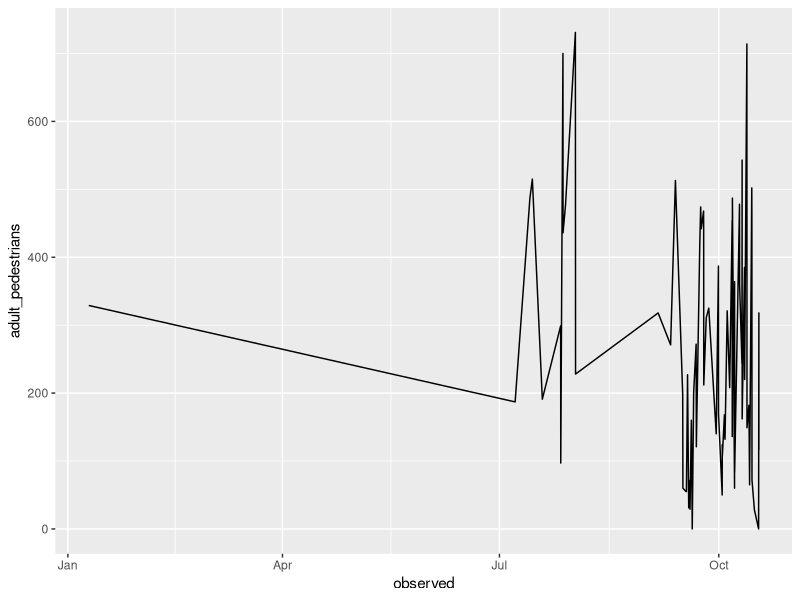
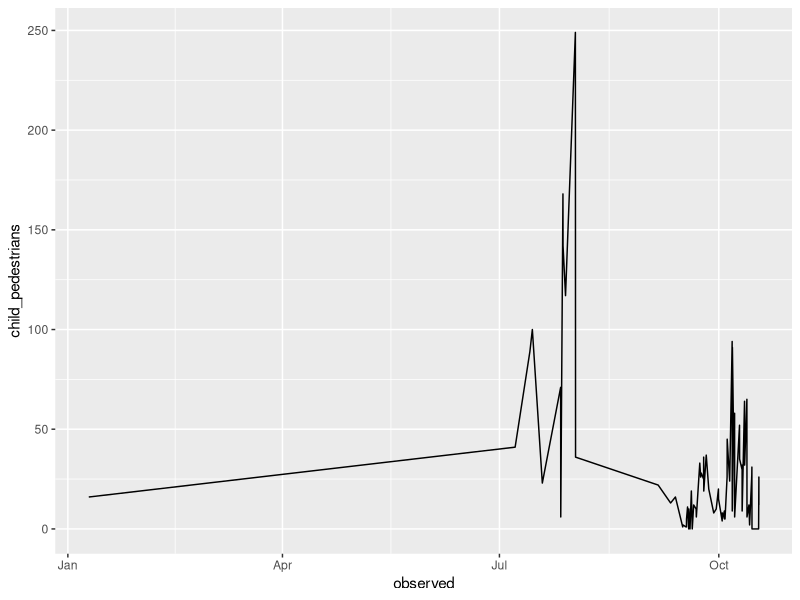
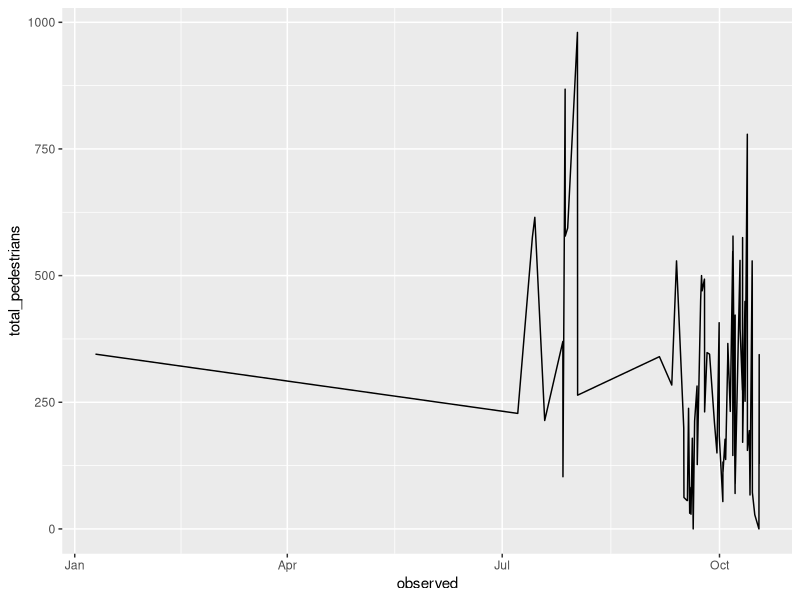

The R script that drew these images, in order:
## ---- chunk 1
# install.packages("tidyverse")
library(tidyverse)
library(readr)
## ---- chunk 2
bar_24_raw <- read_csv("data/sand_bar_to_bar_island_usage_survey-2024-04-17_08.05.40.csv")

## ---- chunk 3
bar_24 <- bar_24_raw %>%
  select(observed, Number_of_Adult_Pedestrians, Number_of_Children_Pedestrians,Vehicles_that_drove_on_the_Bar_without_parking_or_picking_up_passengers, Vehicles_that_drove_on_to_the_Bar_and_parked, Vehicles_that_drove_on_the_Bar_for_official_purposes__park_vehicle_headed_to_Bar_Island__Bar_Harbor_Police__or_municipal, Dogs_on_leash, Dogs_off_leash, Number_of_instances_of_dogs_defecating_and_owners_picking_it_up, Number_of_instances_of_dogs_defecating_and_owners_NOT_picking_it_up, `Number_of_private_kayak_groups_(arriving_with_personal_vehicles)`, Number_of_private_kayaks_launched, Number_of_other_boats_launched, Number_of_people_fishing, Number_of_people_birding, Number_of_people_in_the_water, `Number_of_wildlife_disturbances_(if_a_dog_disturbs_a_group_of_birds_count_as_one)_`, Number_of_bicyclists, Current_Weather) 

colnames(bar_24) <- c("observed", "adult_pedestrians", "child_pedestrians","vehicles_no_parking", "vehicles_parking", "vehicles_official", "dogs_leash", "dogs_off_leash", "dogs_defecating_pick_up", "dogs_defecating_no_pick_up", "kayak_group", "private_kayaks", "other_boats", "fishers", "birders", "swimmers_waders", "wildlife_disturbances", "bicyclists", "weather")

bar_24 <- bar_24 %>% 
  mutate_if(is.numeric, replace_na, replace = 0) %>%
  filter(!row_number() %in% c(1, 16))

bar_24$observed <- as_datetime(bar_24$observed)


## ---- chunk 4
bar_24 %>%
  ggplot(
    mapping = aes(
      x = observed, 
      y = adult_pedestrians)) +
    geom_line() 

bar_24 %>%
  ggplot(
    mapping = aes(
      x = observed, 
      y = child_pedestrians)) +
    geom_line() 

bar_24 %>%
  select(adult_pedestrians, child_pedestrians,observed) %>%
  mutate(total_pedestrians = rowSums(across(where(is.numeric)))) %>%
  ggplot(
    mapping = aes(
      x = observed, 
      y = total_pedestrians)) +
    geom_line() 
